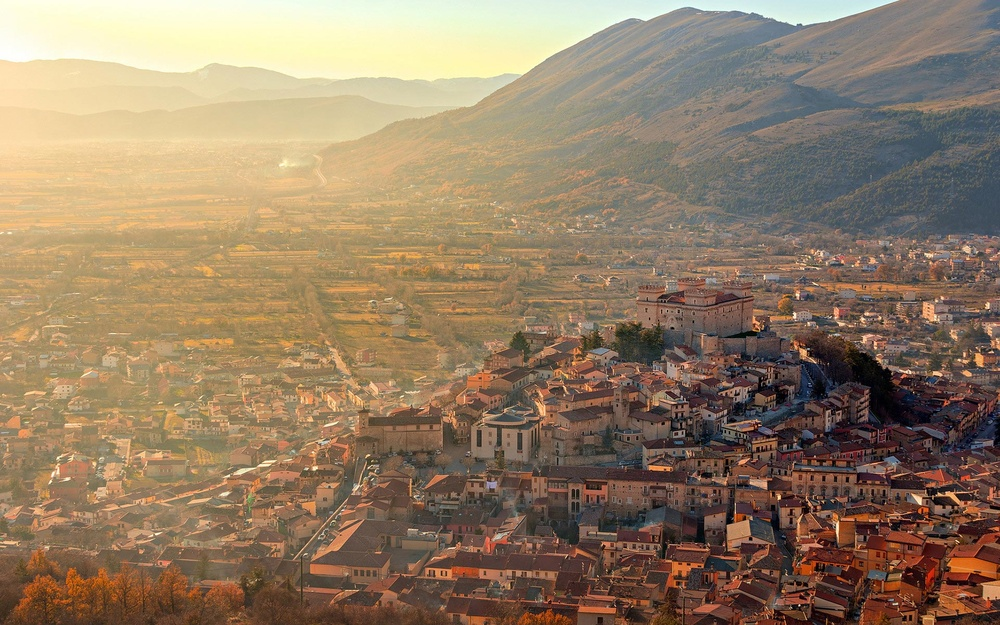
#> input picture P3/input_image.jpg, 1000 x 625 px, shrunk from 1920 x 1200 before the run
$ python grey_scale_cvt.py
#> lines starting #> are read from the running program, lines starting #| are printed output that depends on the picture
from PIL import Image

def convert_to_grayscale(input_image_path, output_image_path):
#> called with input_image_path = 'input_image.jpg', output_image_path = 'output_grayscale_image.jpg'
    image = Image.open(input_image_path)
#> image is the input picture: PIL image 1000x625 RGB; mean R, G, B 146.9, 125.5, 101.5
    grayscale_image = image.convert('L')
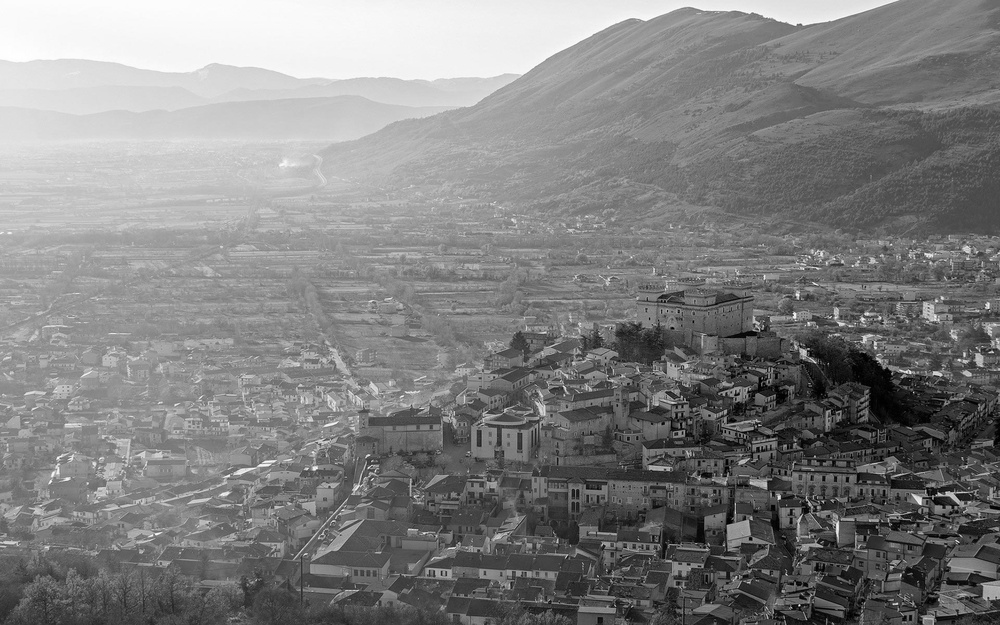
#> grayscale_image: PIL image 1000x625 L; min 0, max 255, mean 129.2
    grayscale_image.save(output_image_path)

# Example usage
input_image_path = 'input_image.jpg'
output_image_path = 'output_grayscale_image.jpg'
convert_to_grayscale(input_image_path, output_image_path)
